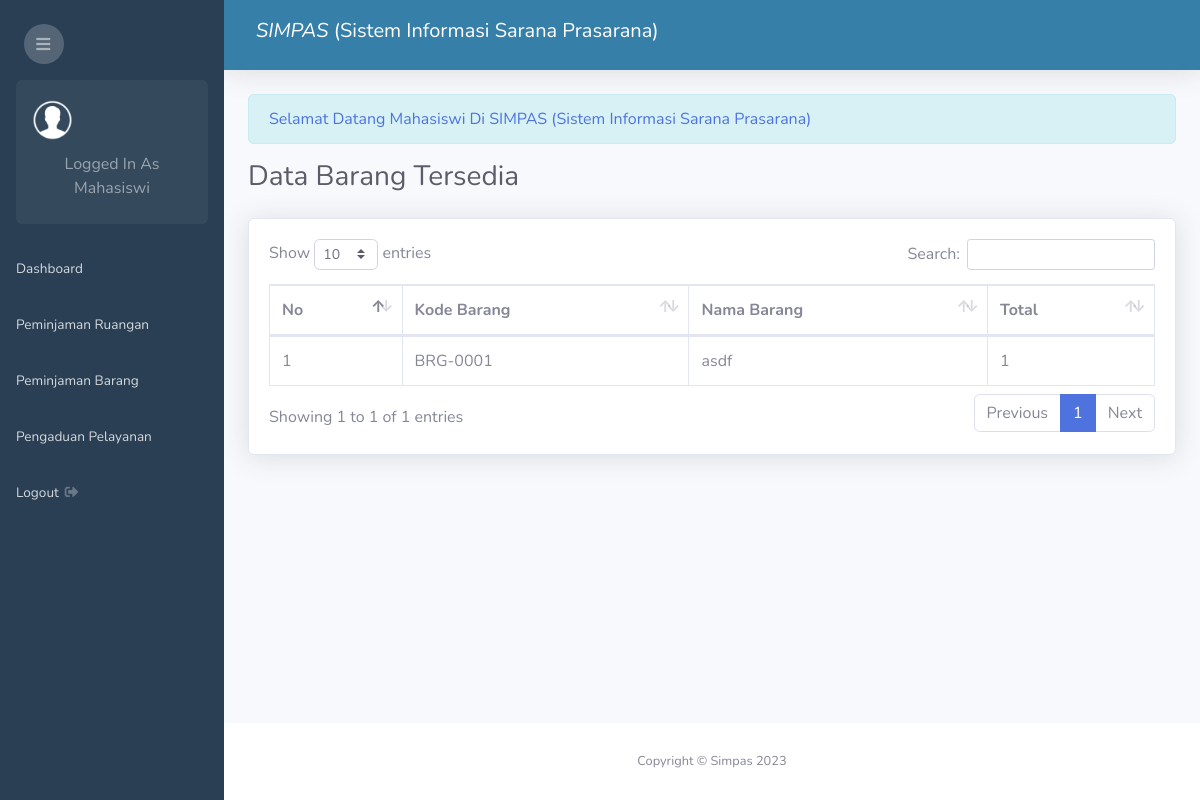
Before: /admin.php?page=barang-tersedia (signed in) with the older database file.
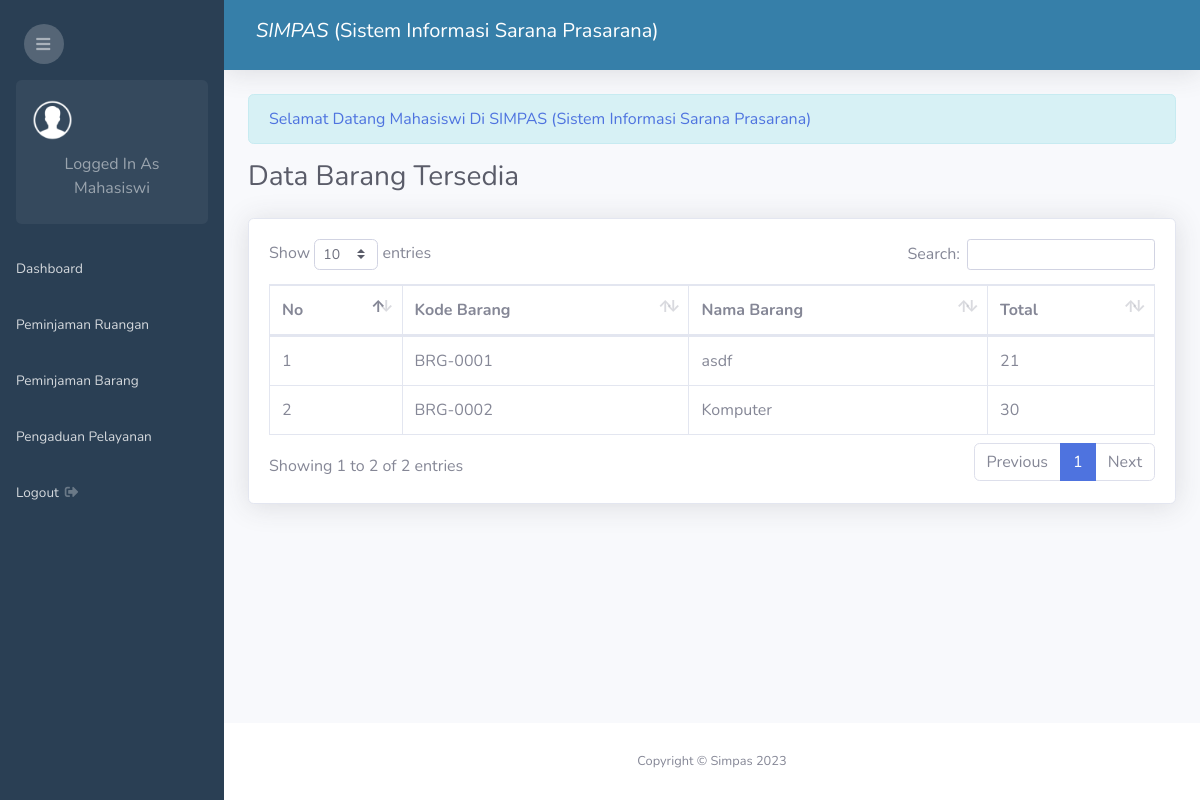
After: the same page with the newer database file.
### tables this page shows
CREATE TABLE `barang` (
  `kd_barang` varchar(25) NOT NULL,
  `nama_barang` varchar(100) NOT NULL,
  `kategori_id` int(11) NOT NULL,
  `merek` varchar(100) NOT NULL,
  `spesifikasi` varchar(100) NOT NULL,
  `lokasi` varchar(100) NOT NULL,
  `status_barang` varchar(50) NOT NULL,
  `total` int(11) NOT NULL
);

### barang/barang_tersedia.php (the view)
<div class="d-sm-flex align-items-center justify-content-between mb-4">
    <h1 class="h3 mb-0 text-gray-800">Data Barang Tersedia</h1>
</div>
<div class="card shadow mb-4">
    <div class="card-body">
        <div class="table-responsive">
            <table class="table table-bordered" id="dataTable" width="100%" cellspacing="0">
                <thead>
                    <tr>
                        <th>No</th>
                        <th>Kode Barang</th>
                        <th>Nama Barang</th>
                        <th>Total</th>
                    </tr>
                </thead>
                <tbody>
                <?php
                    $no = 1;
                    $sql = mysqli_query($conn, "SELECT b.nama_barang, b.kd_barang, (b.total - COALESCE(p.jumlah_barang, 0)) as jumlah_tersedia
                    FROM barang b
                    LEFT JOIN (
                        SELECT barang_kd, SUM(jumlah_barang) as jumlah_barang
                        FROM peminjaman_barang
                        WHERE status = 'Approved'
                        GROUP BY barang_kd
                    ) p ON b.kd_barang = p.barang_kd");
                    while($row = mysqli_fetch_assoc($sql)){
                ?>
                <tr>
                    <td><?php echo $no++ ?></td>
                    <td><?php echo $row['kd_barang'] ?></td>
                    <td><?php echo $row['nama_barang'] ?></td>
                    <td><?php echo $row['jumlah_tersedia'] ?></td>
                </tr>
                <?php } ?>
                </tbody>
            </table>
        </div>
    </div>
</div>

Changed rows visible on the page:
changed barang "BRG-0001": jumlah_tersedia "1" → "21"
added barang: kd_barang "BRG-0002", nama_barang "Komputer", jumlah_tersedia "30"
Other visible differences:
text written by a page script: "Show entries Search: Showing 1 to 1 of 1 entries Previous 1 Next" → "Show entries Search: Showing 1 to 2 of 2 entries Previous 1 Next"
